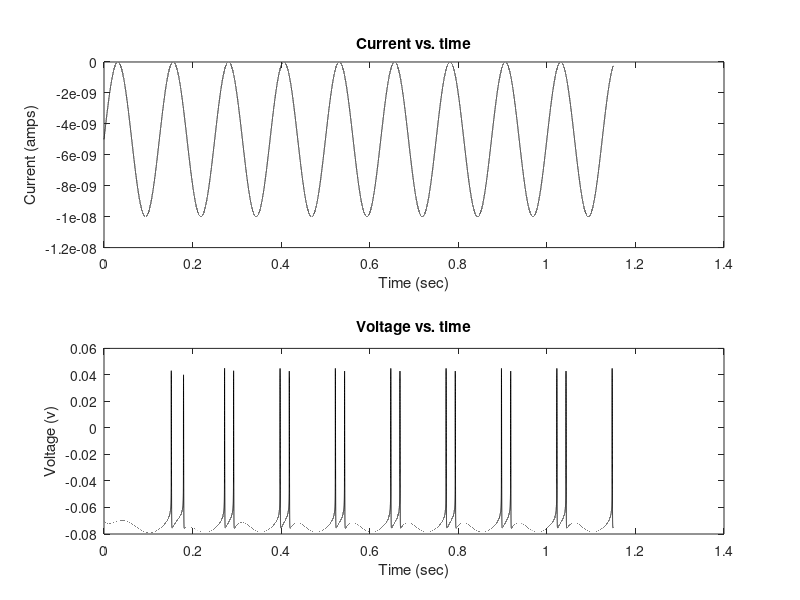

Source code (MATLAB):
% Question 2 a
% This model contains a T-type Calcium current to generate a
% post-inhibitory rebound as a models of thalamic relay cells.
clear
dt = 0.000005;
tmax=1.15;

iclamp_flag = 1; % if this is 1, run under current clamp conditions
vclamp_flag = 0; % otherwise this should be 1, for voltage clamp conditions

istart = 0.5; % time applied current starts
ilength=0.5;   % length of applied current pulse
I0= 6e-9;       % choose -10 to + 10 e-9 (eg +6, 0 , -4, -8)
Ie=I0+5e-9;     % magnitude of applied current pulse
%Ie = 0.78e-7; % threshold for constant spiking with no A-current

vstart = 0.25;  % time to step voltage
vlength = 0.5;  % length of voltage step
V0 = -0.080     % initial voltage before step
Ve = -0.040;    % value of votage stepped to

E_L = -0.070;   % leak reversal potential
E_Na = 0.055;   % reversal for sodium channels
E_K = -0.090;   % reversal for potassium channels
E_Ca = 0.120    % reversal potential for Ca current

g_L = 1.0e-6;     % specific leak conductance in Siemens per mm-square
g_Na = 0.36e-3;   % specific sodium conductance
g_K = 0.16e-3;    % specific potassium conductance
g_CaT = 20e-6;    % T-type calcium conductance

cm = 10e-9;     % specific membrane capacitance in Farads per mm-square

t=0:dt:tmax;    % time vector
V=zeros(size(t)); % voltage vector

I_L= zeros(size(t));
I_Na= zeros(size(t));
I_K= zeros(size(t));
I_CaT = zeros(size(t));

if ( iclamp_flag ) % i.e. if in current-clamp mode 
    V(1) = E_L;    % set the inititial value of voltage     
end

n=zeros(size(t));   % n: potassium activation gating variable
n(1) = 0.0;         % start off at zero
m=zeros(size(t));   % m: sodium activation gating variable
m(1) = 0.0;         % start off at zero
h=zeros(size(t));   % h: sodim inactivation gating variplot(t,V)able
h(1) = 0.0;         % start off at zero

mca=zeros(size(t)); % CaT current activation gating variable
mca(1) = 0.0;          
hca=zeros(size(t)); % CaT current inactivation gating variable
hca(1) = 0.0;

%%%%%%%%%%%%%%%%%%%%%%Code Added Below%%%%%%%%%%%%%%%%%%%%%%%%%%
Amplitude1 = 5e-9;      
VerticalShift1 = -5e-9;
Period = 8;

Iapp= Amplitude1*sin(2*pi*Period*t)+VerticalShift1;
spikes = zeros(size(t));
threshold = 0;
%%%%%%%%%%%%%%%%%%%%%%Code Added Above%%%%%%%%%%%%%%%%%%%%%%%%%%


Vapp=zeros(size(t)); % Applied voltage, relevant in voltage-clamp mode
if ( vclamp_flag )
    for i = 1:round(vstart/dt)          % % make V0 before pulse
        Vapp(i) = V0;
    end
    for i=round(vstart/dt)+1:round((vstart+vlength)/dt) % make Ve for duration of voltage pulse
        Vapp(i) = Ve;
    end
    for i=round((vstart+vlength)/dt):length(Vapp) % make V0 following pulse
        Vapp(i) = V0;
    end
end

Itot=zeros(size(t)); % in case we want to plot and look at the total current

for i = 2:length(t); % now see how things change through time
    I_L(i-1) = g_L*(E_L-V(i-1));
    
    Vm = V(i-1)*1000; % converts voltages to mV as needed in the equations on p.224 of Dayan/Abbott
    
    % Sodium and potassium gating variables are defined by the
    % voltage-dependent transition rates between states, labeled alpha and
    % beta. Written out from Dayan/Abbott, units are 1/ms.
    
    
    if ( Vm == -35 ) 
        alpha_m = 1;
    else 
        alpha_m = 0.1*(Vm+35)/(1-exp(-0.1*(Vm+35)));
    end
    beta_m = 4*exp(-(Vm+60)/18);

    alpha_h = 0.35*exp(-0.05*(Vm+58));
    beta_h = 5/(1+exp(-0.1*(Vm+28)));
    
    if ( Vm == -34 ) 
       alpha_n = 0.05/0.1;
    else
        alpha_n = 0.05*(Vm+34)/(1-exp(-0.1*(Vm+34)));
    end
    beta_n = 0.625*exp(-0.0125*(Vm+44));
     
    % From the alpha and beta for each gating variable we find the steady
    % state values (_inf) and the time constants (tau_) for each m,h and n.
    
    m_inf = alpha_m/(alpha_m+beta_m);
    
    tau_h = 1e-3/(alpha_h+beta_h);      % time constant converted from ms to sec
    h_inf = alpha_h/(alpha_h+beta_h);
    
    tau_n = 1e-3/(alpha_n+beta_n);      % time constant converted from ms to sec
    n_inf = alpha_n/(alpha_n+beta_n);   
    
    m(i) = m_inf;    % Update m, assuming time constant is neglible.
    
    h(i) = h_inf - (h_inf-h(i-1))*exp(-dt/tau_h);    % Update h
    
    n(i) = n_inf - (n_inf-n(i-1))*exp(-dt/tau_n);    % Update n
    
    % for the Ca_T current gating variables are given by formulae for the 
    % steady states and time constants:
    
    mca_inf = 1/(1+exp(-(Vm+52)/7.4));

    hca_inf = 1/(1+exp((Vm+76)/2));
    if ( Vm < -80 ) 
        tau_hca = 1e-3*exp((Vm+467)/66.6);
    else
        tau_hca = 24e-3+1e-3*119/(1+exp((Vm+70)/3));
    end
    
    mca(i) = mca_inf;
    hca(i) = hca_inf - (hca_inf-hca(i-1))*exp(-dt/tau_hca);
    
    g_Na_now = g_Na*m(i)*m(i)*m(i)*h(i);
    I_Na(i-1) = g_Na_now*(E_Na-V(i-1)); % total sodium current
    
    g_K_now = g_K*n(i)*n(i)*n(i)*n(i);
    I_K(i-1) = g_K_now*(E_K-V(i-1)); % total potassium current
    
    g_CaT_now = g_CaT*mca(i)*mca(i)*hca(i);
    I_CaT(i-1) = g_CaT_now*(E_Ca-V(i-1)); % Calcium T-type current
    
    
    Itot(i-1) = I_L(i-1)+I_Na(i-1)+I_K(i-1) ...
                +I_CaT(i-1) +Iapp(i-1); % total current is sum of leak + active channels + applied current
     
    g_Tot = g_L+g_Na_now+g_K_now+g_CaT_now;
    V_inf = (g_L*E_L + g_Na_now*E_Na + g_K_now*E_K  + g_CaT_now*E_Ca+Iapp(i-1))/g_Tot;
                   
    V(i) = V_inf - (V_inf-V(i-1))*exp(-dt*g_Tot/cm);  % Update the membrane potential, V.

    if ( vclamp_flag )      % if we are using voltage clamp
        V(i) = Vapp(i);     % ignore the voltage integration and set V to be the applied voltage
    end
    
%%%%%%%%%%%%%%%%%%%%%%Code Added Below%%%%%%%%%%%%%%%%%%%%%%%%%%
    if( V(i) >= threshold && V(i-1) < threshold) %count as spike
        spikes(i) = 1;
    end
%%%%%%%%%%%%%%%%%%%%%%Code Added Above%%%%%%%%%%%%%%%%%%%%%%%%%%

end

figure;
subplot(2,1,1)
plot(t,Iapp,'k')
xlabel('Time (sec)')
ylabel('Current (amps)')
title('Current vs. time')
hold on
subplot(2,1,2)
plot(t,V,'k')
hold on
xlabel('Time (sec)')
ylabel('Voltage (v)')
title('Voltage vs. time')
    
